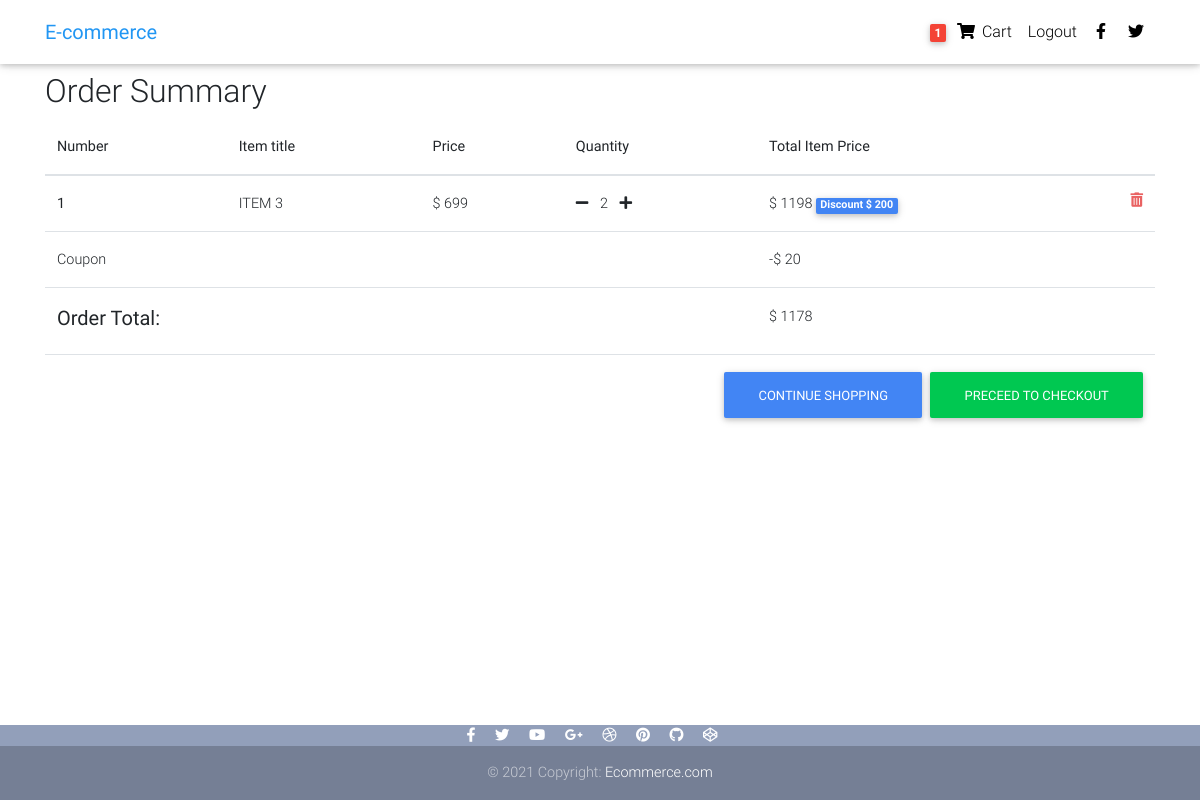
/order_summary/ (signed in), run on an earlier commit of the app's database.
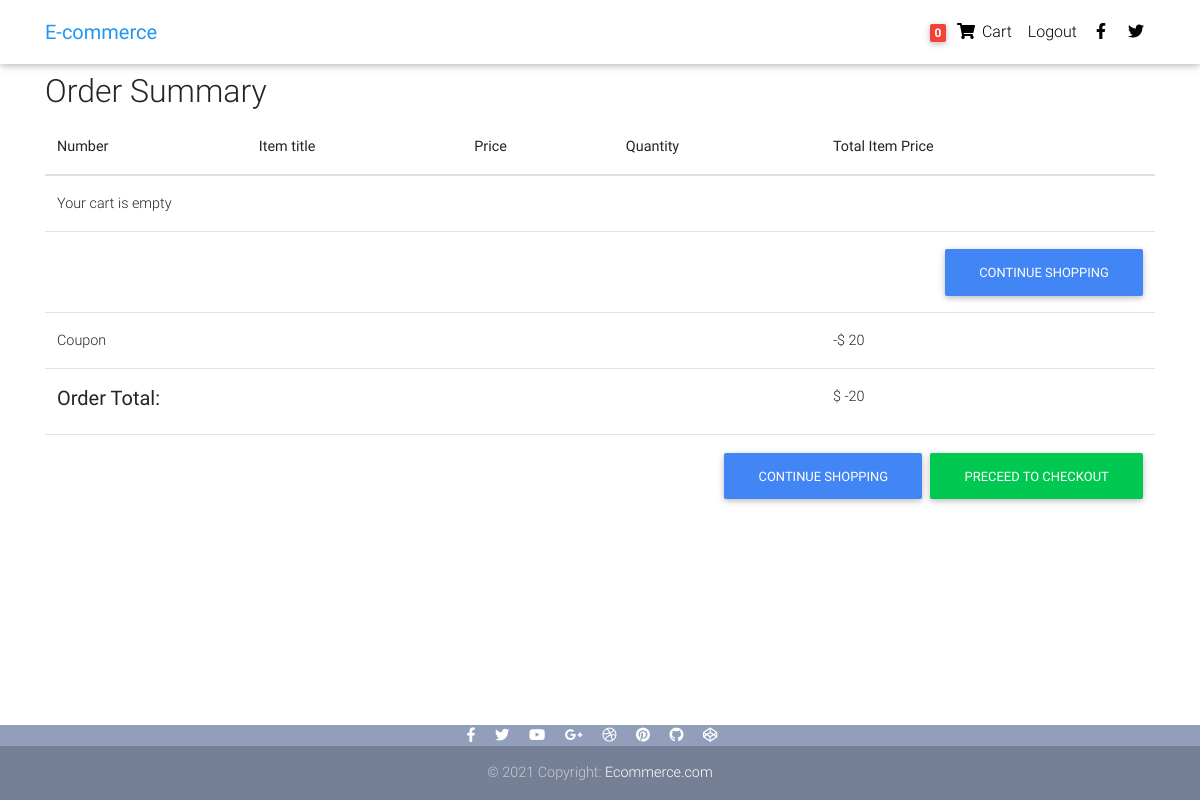
And on a later commit of the database.
### core/models.py (models this page shows, shortened)
class Order(models.Model):
    user = models.ForeignKey(settings.AUTH_USER_MODEL, on_delete=models.CASCADE)
    ref_code = models.CharField(max_length=20, blank=True, null=True)
    items = models.ManyToManyField(OrderItem)
    start_date = models.DateTimeField(auto_now_add=True)
    ordered_date = models.DateTimeField()
    ordered = models.BooleanField(default=False)
    billing_address = models.ForeignKey('Address', related_name='billing_address',
                                         on_delete=models.SET_NULL, blank=True, null=True)
    shipping_address = models.ForeignKey('Address', related_name='shipping_address',
                                        on_delete=models.SET_NULL, blank=True, null=True)
    payment = models.ForeignKey('Payment', on_delete=models.SET_NULL, blank=True, null=True)
    coupon = models.ForeignKey('Coupon', on_delete=models.SET_NULL, blank=True, null=True)
    being_delivered = models.BooleanField(default=False)    # 運送狀態
    received = models.BooleanField(default=False)           # 收貨狀態
    refund_requested = models.BooleanField(default=False)   # 退單需求
    refund_granted = models.BooleanField(default=False)     # 被核可的退單
    '''
    create Order
    1. add to cart
    2. add a billing address
    3. payment
    4. being delivered
    5. received
    6. refunds**
    '''
    def get_total(self):
        total = 0
        for order_item in self.items.all():
            total += order_item.get_final_price()
        if self.coupon:
            total -= self.coupon.amount
        return total

class OrderItem(models.Model):
    user = models.ForeignKey(settings.AUTH_USER_MODEL,
                        on_delete=models.CASCADE)
    item = models.ForeignKey(Item, on_delete=models.CASCADE)
    ordered = models.BooleanField(default=False)
    quantity = models.IntegerField(default=1)
    def get_total_item_price(self):
        return self.quantity * self.item.price
    def get_total_item_discount_price(self):
        return self.quantity * self.item.discount_price
    def get_amount_saved(self):
        return self.get_total_item_price() - self.get_total_item_discount_price()
    def get_final_price(self):
        if self.item.discount_price:
            return self.get_total_item_discount_price()
        return self.get_total_item_price()

class Item(models.Model):
    title = models.CharField(max_length=100)
    price = models.PositiveIntegerField()
    discount_price = models.PositiveIntegerField(blank=True, null=True)
    category = models.CharField(choices=CATEGORY_CHOICES, max_length=2)
    label = models.CharField(choices=LABEL_CHOICES, max_length=1)
    description = models.TextField()
    slug = models.SlugField()
    image = models.ImageField()     # pip install pillow

class Coupon(models.Model):
    code = models.CharField(max_length=15)
    amount = models.PositiveIntegerField()

### core/views.py (the view)
# urls.py: path('order_summary/', OrderSummaryView.as_view(), name='order_summary'),
class OrderSummaryView(LoginRequiredMixin, View):
    def get(self, *arg, **kwarg):
        try:
            order = Order.objects.get(user=self.request.user, ordered=False)
            context = {
                'object':order,
            }
            return render(self.request, 'order_summary.html', context)
        except ObjectDoesNotExist:
            messages.warning(self.request, 'You do not have an active order.')
            return redirect('/')

### core/templatetags/cart_template_tags.py (called while the page is built)
@register.filter
def cart_item_count(user):
    if user.is_authenticated:
        qs = Order.objects.filter(user=user, ordered=False)
        if qs.exists():
            return qs[0].items.count()
    return 0

### templates/order_summary.html
{% extends 'base.html'%}
{% block content %}
  <main>
    <div class="container">
    <div class="table-responsive text-nowrap">
    <h2>Order Summary</h2>
    <table class="table">
        <thead>
        <tr>
            <th scope="col">Number</th>
            <th scope="col">Item title</th>
            <th scope="col">Price</th>
            <th scope="col">Quantity</th>
            <th scope="col">Total Item Price</th>
        </tr>
        </thead>
        <tbody>
        {% for order_item in object.items.all %}
        <tr>
            <th scope="row">{{ forloop.counter }}</th>
            <td>{{ order_item.item.title }}</td>
            <td>$ {{ order_item.item.price }}</td>
            <td>
                <a href="{% url 'core:remove_single_from_cart' order_item.item.slug %}"><i class="fas fa-minus mr-2"></i></a>
                {{ order_item.quantity }}
                <a href="{% url 'core:add_to_cart' order_item.item.slug %}"><i class="fas fa-plus ml-2"></i></a>
            </td>
            <td>
                {% if order_item.item.discount_price %}
                    $ {{ order_item.get_total_item_discount_price }}
                    <span class="badge bg-primary"> Discount $ {{ order_item.get_amount_saved }}</span>
                {% else %}
                    $ {{ order_item.get_total_item_price }}
                {% endif %}
                <a style='color: rgb(233, 98, 98);' href="{% url 'core:remove_from_cart' order_item.item.slug %}">
                    <i class="fas fa-trash-alt float-right"></i>
                </a>
            </td>
        </tr>
        {% empty %}
        <tr>
            <td colspan='5'>Your cart is empty</td>
        </tr>
        <tr>
            <td colspan="5">
            <a class='btn btn-primary float-right' href='/'>Continue shopping</a>
            </td>
        </tr>
        {% endfor %}
        {% if object.coupon %}
        <tr>
            <td colspan='4'>Coupon</td>
            <td>-$ {{ object.coupon.amount }}</td>
        </tr>
        {% endif %}
        {% if object.get_total %}
        <tr>
            <td colspan='4'><h5><b>Order Total:</b></h5></td>
            <td>$ {{ object.get_total }}</td>
        </tr>
        <tr>
            <td colspan="5" >
            <a class='btn btn-success float-right ml-2' href="{% url 'core:checkout' %}">Preceed to Checkout</a>
            <a class='btn btn-primary float-right' href="/">Continue shopping</a>
            </td>
        </tr>
        {% endif %}
        </tbody>
    </table>
    </div>
    </div>
  </main>
  {% endblock content %}

### templates/navbar.html (shortened to what this page needs)
{% load cart_template_tags %}
  <nav class="navbar fixed-top navbar-expand-sm navbar-light white scrolling-navbar">
    <div class="container">
      <a class="navbar-brand waves-effect" href="{% url 'core:home'%}">
        <strong class="blue-text">E-commerce</strong>
      </a>
      <div class="collapse navbar-collapse" id="navbarSupportedContent">
        <ul class="navbar-nav nav-flex-icons">
          {% if request.user.is_authenticated %}
          <li class="nav-item">
            <a class="nav-link waves-effect" href="{% url 'core:order_summary' %}">
              <span class="badge red z-depth-1 mr-1"> {{ request.user|cart_item_count }} </span>
              <i class="fas fa-shopping-cart"></i>
              <span class="clearfix d-none d-sm-inline-block"> Cart </span>
            </a>
          </li>
          <li class="nav-item">
            <a class="nav-link waves-effect" href="{% url 'account_logout' %}">
              <span class="clearfix d-none d-sm-inline-block"> Logout </span>
            </a>
          </li>
          {% endif %}
          <li class="nav-item">
            <a href="https://www.facebook.com/mdbootstrap" class="nav-link waves-effect" target="_blank">
              <i class="fab fa-facebook-f"></i>
            </a>
          </li>
          <li class="nav-item">
            <a href="https://twitter.com/MDBootstrap" class="nav-link waves-effect" target="_blank">
              <i class="fab fa-twitter"></i>
            </a>
          </li>
        </ul>
      </div>
    </div>
  </nav>

What changed in the data, as far as the page shows it:
removed OrderItem: item "ITEM 3", item.price "699", quantity "2", get_total_item_discount_price "1198", get_amount_saved "200"
computed for Order: get_total "1178" → "-20"
Also different on the page:
{{ request.user|cart_item_count }}: "1" → "0"
text now shown: "Your cart is empty CONTINUE SHOPPING"
